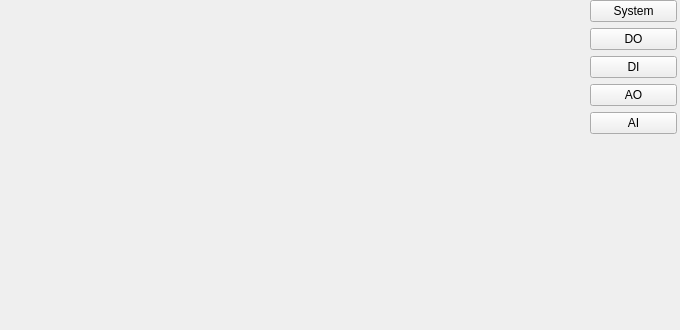
<?xml version="1.0" encoding="UTF-8"?>
<ui version="4.0">
 <class>FormIO</class>
 <widget class="QWidget" name="FormIO">
  <property name="geometry">
   <rect>
    <x>0</x>
    <y>0</y>
    <width>680</width>
    <height>330</height>
   </rect>
  </property>
  <property name="windowTitle">
   <string>Form</string>
  </property>
  <widget class="QWidget" name="layoutWidget">
   <property name="geometry">
    <rect>
     <x>590</x>
     <y>0</y>
     <width>87</width>
     <height>241</height>
    </rect>
   </property>
   <layout class="QVBoxLayout" name="verticalLayout">
    <item>
     <widget class="QPushButton" name="btnSystem">
      <property name="text">
       <string>System</string>
      </property>
     </widget>
    </item>
    <item>
     <widget class="QPushButton" name="btnDO">
      <property name="text">
       <string>DO</string>
      </property>
     </widget>
    </item>
    <item>
     <widget class="QPushButton" name="btnDI">
      <property name="text">
       <string>DI</string>
      </property>
     </widget>
    </item>
    <item>
     <widget class="QPushButton" name="btnAO">
      <property name="text">
       <string>AO</string>
      </property>
     </widget>
    </item>
    <item>
     <widget class="QPushButton" name="btnAI">
      <property name="text">
       <string>AI</string>
      </property>
     </widget>
    </item>
    <item>
     <spacer name="verticalSpacer">
      <property name="orientation">
       <enum>Qt::Vertical</enum>
      </property>
      <property name="sizeHint" stdset="0">
       <size>
        <width>20</width>
        <height>40</height>
       </size>
      </property>
     </spacer>
    </item>
   </layout>
  </widget>
  <widget class="QStackedWidget" name="stackedWidget">
   <property name="geometry">
    <rect>
     <x>0</x>
     <y>0</y>
     <width>590</width>
     <height>325</height>
    </rect>
   </property>
   <property name="currentIndex">
    <number>3</number>
   </property>
   <widget class="QWidget" name="pageSystem"/>
   <widget class="FormDO" name="pageDO"/>
   <widget class="FormDI" name="pageDI"/>
   <widget class="FormAO" name="pageAO"/>
   <widget class="FormAI" name="pageAI"/>
  </widget>
 </widget>
 <customwidgets>
  <customwidget>
   <class>FormDO</class>
   <extends>QWidget</extends>
   <header>formdo.h</header>
   <container>1</container>
  </customwidget>
  <customwidget>
   <class>FormDI</class>
   <extends>QWidget</extends>
   <header>formdi.h</header>
   <container>1</container>
  </customwidget>
  <customwidget>
   <class>FormAI</class>
   <extends>QWidget</extends>
   <header>formai.h</header>
   <container>1</container>
  </customwidget>
  <customwidget>
   <class>FormAO</class>
   <extends>QWidget</extends>
   <header>formao.h</header>
   <container>1</container>
  </customwidget>
 </customwidgets>
 <resources/>
 <connections/>
</ui>
